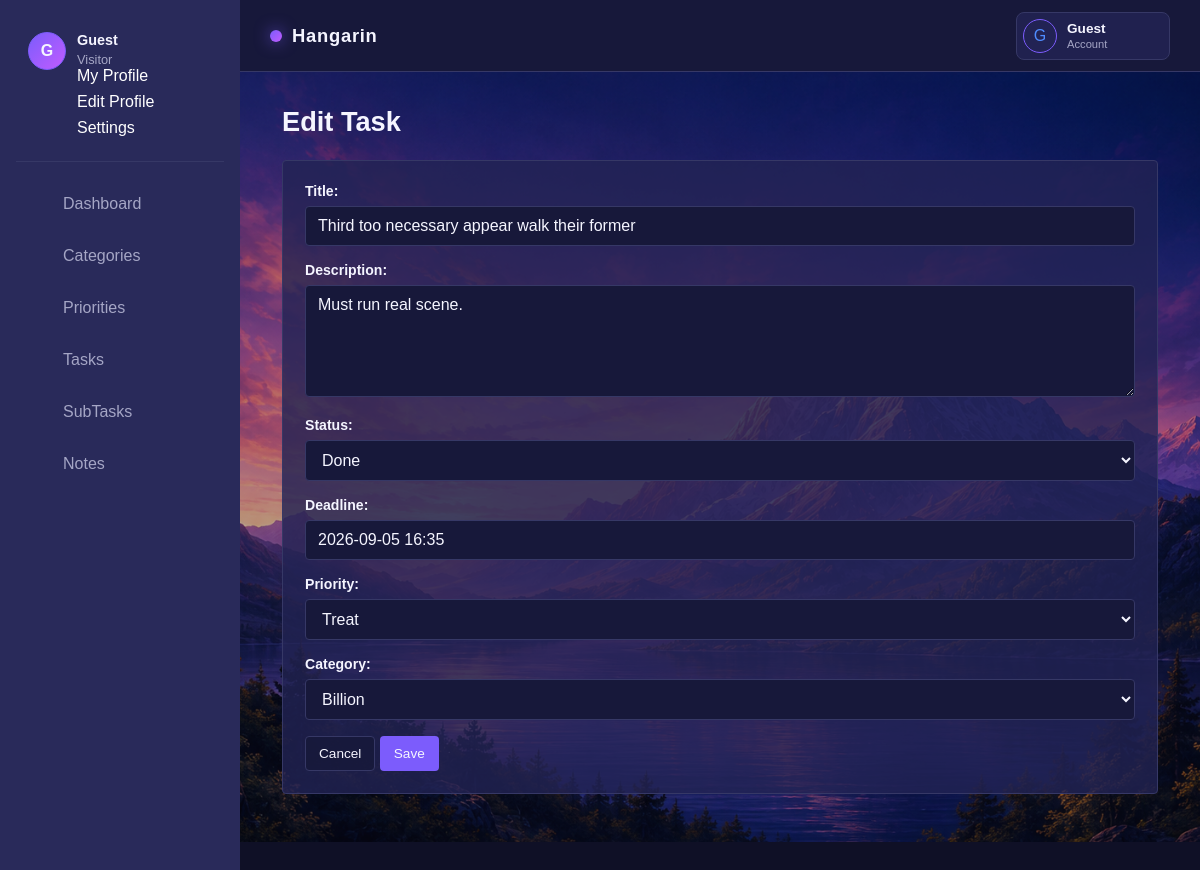
The page /tasks/9/edit/ on the database its author committed.
### app/models.py (models this page shows, shortened)
class Task(models.Model):
    class Status(models.TextChoices):
        TODO = 'todo', 'To do'
        IN_PROGRESS = 'in_progress', 'In progress'
        DONE = 'done', 'Done'
    title = models.CharField(max_length=200)
    description = models.TextField(blank=True)
    status = models.CharField(max_length=20, choices=Status.choices, default=Status.TODO)
    is_deleted = models.BooleanField(default=False)
    deadline = models.DateTimeField(blank=True, null=True)
    priority = models.ForeignKey(Priority, on_delete=models.PROTECT, blank=True, null=True)
    category = models.ForeignKey(Category, on_delete=models.SET_NULL, blank=True, null=True)
    created_at = models.DateTimeField(auto_now_add=True)
    updated_at = models.DateTimeField(auto_now=True)
    class Meta:
        ordering = ('status', 'deadline', '-created_at')

### app/views.py (the view)
# urls.py: path('tasks/<int:pk>/edit/', views.TaskUpdateView.as_view(), name='task-edit'),
class TaskUpdateView(UpdateView):
	model = Task
	form_class = TaskForm
	template_name = 'hangarin/task_form.html'
	success_url = '/tasks/'

### app/forms.py
class TaskForm(forms.ModelForm):
    class Meta:
        model = Task
        fields = ('title', 'description', 'status', 'deadline', 'priority', 'category')
        widgets = {
            'deadline': forms.DateTimeInput(
                format='%Y-%m-%d %H:%M',
                attrs={
                    'type': 'text',
                    'id': 'deadlinePicker',
                    'placeholder': 'Choose date and time',
                    'autocomplete': 'off',
                    'readonly': 'readonly',
                },
            ),
            'description': forms.Textarea(attrs={'rows': 5}),
        }
    def __init__(self, *args, **kwargs):
        super().__init__(*args, **kwargs)
        self.fields['deadline'].input_formats = ('%Y-%m-%d %H:%M',)

### app/models.py (called while the page is built)
    def __str__(self):
        return self.name

    def __str__(self):
        return self.name

### app/templates/hangarin/task_form.html (shortened to what this page needs)
{% extends 'base.html' %}
{% load widget_tweaks %}
{% block content %}
<div class="content">
  <div class="container-fluid">
    <h4 class="page-title">{% if object %}Edit Task{% else %}Add Task{% endif %}</h4>
    <div class="card">
      <div class="card-body">
        <form method="post">
          {% include 'includes/form.html' %}
          <div class="mt-3">
            <a href="{% url 'task-list' %}" class="btn btn-light">Cancel</a>
            <button type="submit" class="btn btn-primary">Save</button>
          </div>
        </form>
      </div>
    </div>
  </div>
</div>
{% endblock %}

### app/templates/includes/form.html (shortened to what this page needs)
{% load widget_tweaks %}
{% for field in form %}
<div class="field item form-group">
  <label>{{ field.label_tag }}</label>
  <div class="form-group">
    {% if field.name == 'deadline' %}
      {% render_field field class="form-control" id="deadlinePicker" %}
    {% else %}
      {% render_field field class="form-control" %}
    {% endif %}
  </div>
</div>
{% endfor %}

### static/css/dashboard-clean.css (style rules this page uses)
:root { --sidebar-width: 240px; --color-page: #0f1026; --color-secondary-page: #17183a; --color-panel: #222354; --color-sidebar: #292a5a; --color-sidebar-hover: #363866; --color-ink: #f5f5ff; --color-muted: #a5a6c5; --color-blue: #7c5cfc; --color-blue-hover: #9278ff; --color-cyan: #4f8cff; --color-magenta: #c05cff; --color-success: #38d39f; --color-warning: #ffb84d; --color-danger: #ff5c75; --color-border: #363866; --color-soft-border: #363866; --color-soft: #17183a; --color-input: #17183a; --container-panel: color-mix(in srgb, var(--color-panel) 80%, transparent); --container-soft: color-mix(in srgb, var(--color-soft) 80%, transparent); --content-padding: 34px 42px 48px; --radius: 4px; --transition: 150ms ease; }
* { box-sizing: border-box; }
body { margin: 0; background: var(--color-page); color: var(--color-ink); font-family: Arial, sans-serif; }
.content, .dashboard-content { min-height: calc(100vh - 72px); padding: var(--content-padding); background-color: var(--color-page); background-image: url('../img/background.png'); background-position: center; background-size: cover; background-attachment: fixed; }
html[data-theme="nebula"] .content, html[data-theme="nebula"] .dashboard-content { background-image: url('../img/background.png'); }
.content .container-fluid { max-width: 1180px; margin: 0 auto; }
.dashboard-header, .panel-heading, .content .page-title { display: flex; align-items: center; justify-content: space-between; gap: 18px; }
.dashboard-header h1, .panel-heading h2, .content .page-title { color: var(--color-ink); }
.dashboard-header h1, .panel-heading h2, .content .page-title { margin-top: 0; }
.dashboard-action, .content .btn { display: inline-block; border-radius: var(--radius); text-decoration: none; cursor: pointer; }
.metric-card, .dashboard-panel, .content .card { background: var(--container-panel); border: 1px solid var(--color-border); border-radius: var(--radius); }
.content .page-title { margin-bottom: 22px; font-size: 1.7rem; }
.content .card { overflow: hidden; }
.content .card-body { padding: 22px; }
.content .btn { padding: 9px 13px; border: 1px solid transparent; font-size: 0.85rem; }
.content .btn-primary { background: var(--color-blue); color: var(--color-ink); }
.content .btn-secondary, .content .btn-light { border-color: var(--color-border); background: var(--container-soft); color: var(--color-ink); }
.content .form-control, .content select, .content input, .content textarea { width: 100%; padding: 10px 12px; border: 1px solid var(--color-border); border-radius: var(--radius); background: var(--color-input); color: var(--color-ink); font: inherit; }
.content label { display: block; margin-bottom: 7px; color: var(--color-ink); font-size: 0.88rem; font-weight: 600; }
.content .field { margin-bottom: 16px; }

### rows shown on the page
Task: title "Third too necessary appear walk their former" "Must run real scene." "Done" "Treat" "Billion", deadline "2026-09-05 16:35"

### other values the page prints
{{ request.user.username|default:'G'|slice:':1'|upper }} "G"
{{ request.user.username|default:'Guest' }} "Guest"
{{ request.user.is_authenticated|yesno:'Administrator,Visitor' }} "Visitor"
{{ field.label_tag }} "Title:" "Description:" "Status:" "Deadline:" "Priority:" "Category:"
